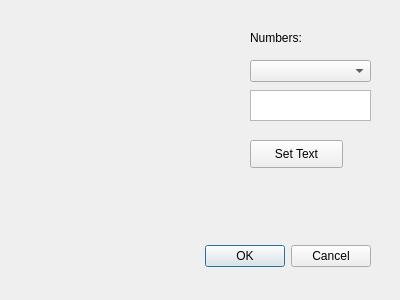
<?xml version="1.0" encoding="UTF-8"?>
<ui version="4.0">
 <class>Dialog</class>
 <widget class="QDialog" name="Dialog">
  <property name="geometry">
   <rect>
    <x>0</x>
    <y>0</y>
    <width>400</width>
    <height>300</height>
   </rect>
  </property>
  <property name="windowTitle">
   <string>Dialog</string>
  </property>
  <widget class="QDialogButtonBox" name="buttonBox">
   <property name="geometry">
    <rect>
     <x>30</x>
     <y>240</y>
     <width>341</width>
     <height>32</height>
    </rect>
   </property>
   <property name="orientation">
    <enum>Qt::Horizontal</enum>
   </property>
   <property name="standardButtons">
    <set>QDialogButtonBox::Cancel|QDialogButtonBox::Ok</set>
   </property>
  </widget>
  <widget class="QComboBox" name="comboBox">
   <property name="geometry">
    <rect>
     <x>250</x>
     <y>60</y>
     <width>121</width>
     <height>22</height>
    </rect>
   </property>
  </widget>
  <widget class="QLabel" name="label">
   <property name="geometry">
    <rect>
     <x>250</x>
     <y>30</y>
     <width>55</width>
     <height>16</height>
    </rect>
   </property>
   <property name="text">
    <string>Numbers:</string>
   </property>
  </widget>
  <widget class="QTextEdit" name="textEdit">
   <property name="geometry">
    <rect>
     <x>250</x>
     <y>90</y>
     <width>121</width>
     <height>31</height>
    </rect>
   </property>
  </widget>
  <widget class="QPushButton" name="pushButton">
   <property name="geometry">
    <rect>
     <x>250</x>
     <y>140</y>
     <width>93</width>
     <height>28</height>
    </rect>
   </property>
   <property name="text">
    <string>Set Text</string>
   </property>
  </widget>
 </widget>
 <resources/>
 <connections>
  <connection>
   <sender>buttonBox</sender>
   <signal>accepted()</signal>
   <receiver>Dialog</receiver>
   <slot>accept()</slot>
   <hints>
    <hint type="sourcelabel">
     <x>248</x>
     <y>254</y>
    </hint>
    <hint type="destinationlabel">
     <x>157</x>
     <y>274</y>
    </hint>
   </hints>
  </connection>
  <connection>
   <sender>buttonBox</sender>
   <signal>rejected()</signal>
   <receiver>Dialog</receiver>
   <slot>reject()</slot>
   <hints>
    <hint type="sourcelabel">
     <x>316</x>
     <y>260</y>
    </hint>
    <hint type="destinationlabel">
     <x>286</x>
     <y>274</y>
    </hint>
   </hints>
  </connection>
 </connections>
</ui>
